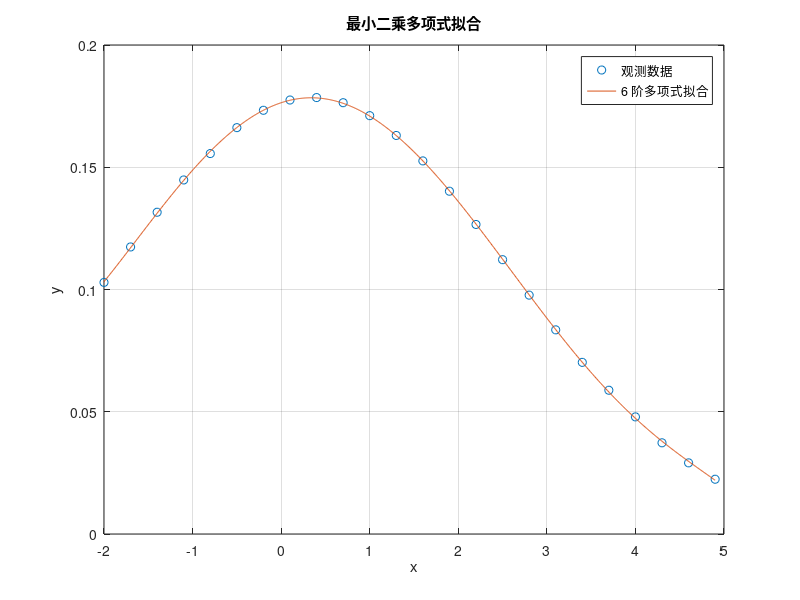

MATLAB code to generate this figure:
x = [-2, -1.7, -1.4, -1.1, -0.8, -0.5, -0.2, 0.1, 0.4, 0.7, 1.0, 1.3, 1.6, 1.9, 2.2, 2.5, 2.8, 3.1, 3.4, 3.7, 4.0, 4.3, 4.6, 4.9];
y = [0.1029, 0.1174, 0.1316, 0.1448, 0.1556, 0.1662, 0.1733, 0.1775, 0.1785, 0.1764, 0.1711, 0.1630, 0.1526, 0.1402, 0.1266, 0.1122, 0.0977, 0.0835, 0.0702, 0.0588, 0.0479, 0.0373, 0.0291, 0.0224];

degrees = 2:6;
best_degree = 0;
best_rsquare = 0;
best_coeffs = [];

% 遍历不同阶次，选择最佳拟合
for degree = degrees
    [p, S] = polyfit(x, y, degree);
    rsquare = 1 - (S.normr^2) / ((length(y) - 1) * var(y));
    
    if rsquare > best_rsquare
        best_rsquare = rsquare;
        best_degree = degree;
        best_coeffs = p;
    end
end

fprintf('最佳多项式阶次：%d\n', best_degree);
fprintf('多项式系数：\n');
disp(best_coeffs);
%输出表达式
fprintf('拟合多项式：\n');
fprintf('y = %.4f', best_coeffs(1));
for i = 2:best_degree + 1
    fprintf(' + %.4f * x^%d', best_coeffs(i), i - 1);
end

fprintf('剩余标准差：%.4f\n', sqrt(S.normr^2 / (length(y) - best_degree - 1)));

x_fit = linspace(-2, 4.9, 1000);
y_fit = polyval(best_coeffs, x_fit);

figure;
plot(x, y, 'o', 'DisplayName', '观测数据');
hold on;
plot(x_fit, y_fit, '-', 'DisplayName', sprintf('%d 阶多项式拟合', best_degree));
xlabel('x');
ylabel('y');
title('最小二乘多项式拟合');
legend;
grid on;
hold off;